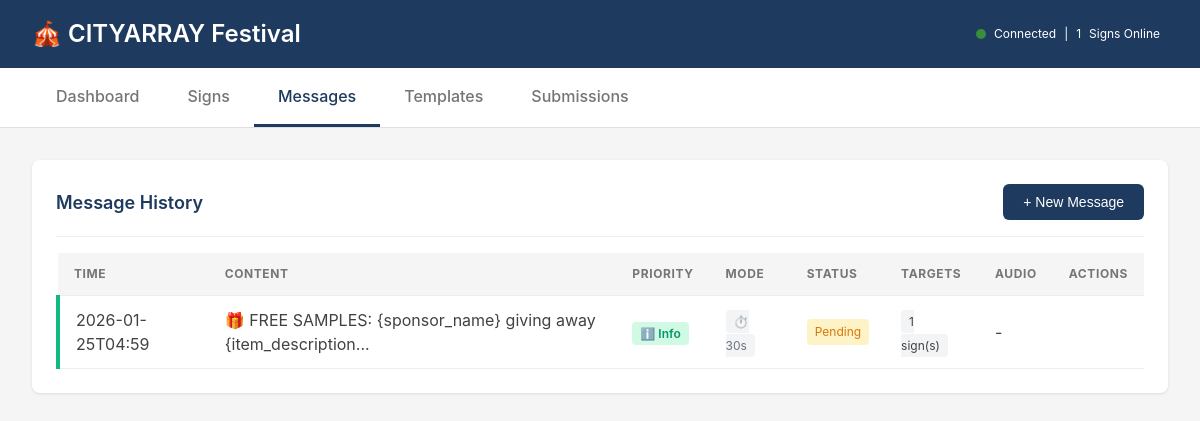
The app's page /messages, older data.
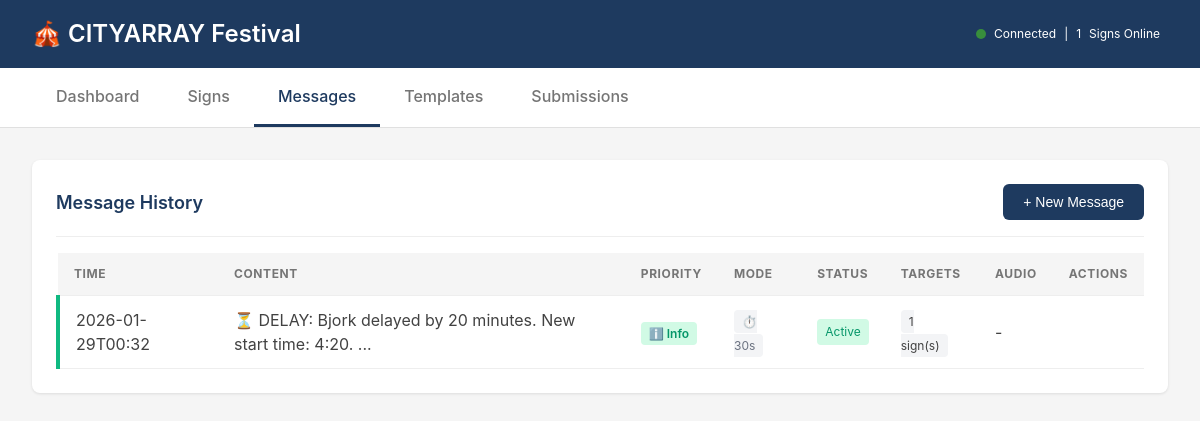
The same page, newer data.
### models.py (models this page shows, shortened)
class Message(Base):
    __tablename__ = "messages"
    id = Column(String(36), primary_key=True, default=generate_uuid)
    event_id = Column(String(36), ForeignKey("events.id"))
    template_id = Column(String(36), ForeignKey("templates.id"))
    content = Column(Text)
    rendered_content = Column(Text)  # After variable substitution
    target_signs = Column(JSON, default=["all"])  # List of sign IDs or ["all"]
    target_zones = Column(JSON, default=list)  # List of zone IDs
    priority = Column(Integer, default=10)
    override_mode = Column(String(20))  # insert, replace, emergency
    persistence_mode = Column(String(20), default="timed")  # timed, until_cleared, emergency_lock
    audio_enabled = Column(Boolean, default=False)
    audio_languages = Column(JSON, default=["en"])
    status = Column(String(20), default="pending")  # pending, active, displayed, cancelled, expired
    scheduled_at = Column(DateTime)
    expires_at = Column(DateTime)
    duration_seconds = Column(Integer, default=30)
    created_at = Column(DateTime, default=datetime.utcnow)
    created_by = Column(String(100))  # User ID or "system"
    displayed_at = Column(DateTime)

### app.py (the view)
@app.get("/messages")
async def messages_page(request: Request, db=Depends(get_db)):
    messages = db.query(Message).order_by(Message.created_at.desc()).all()
    signs = db.query(Sign).all()
    zones = db.query(Zone).all()
    tpls = db.query(Template).all()
    stats = get_system_stats(db)
    return templates.TemplateResponse("messages.html", {
        "request": request,
        "active_page": "messages",
        "messages": [m.to_dict() for m in messages],
        "signs": [s.to_dict() for s in signs],
        "zones": [z.to_dict() for z in zones],
        "templates": [t.to_dict() for t in tpls],
        "stats": stats
    })

### templates/messages.html (shortened to what this page needs)
{% extends "base.html" %}
{% block content %}
<div class="card">
    <div class="card-header">
        <h2 class="card-title">Message History</h2>
        <button class="btn btn-primary" onclick="openMessageModal()">+ New Message</button>
    </div>
    {% if messages %}
    <table class="table">
        <thead>
            <tr>
                <th>Time</th>
                <th>Content</th>
                <th>Priority</th>
                <th>Mode</th>
                <th>Status</th>
                <th>Targets</th>
                <th>Audio</th>
                <th>Actions</th>
            </tr>
        </thead>
        <tbody>
            {% for msg in messages %}
            <tr class="message-row priority-{{ 'critical' if msg.priority >= 90 else 'warning' if msg.priority >= 70 else 'info' }}">
                <td>{{ msg.created_at[:16] if msg.created_at else '-' }}</td>
                <td>
                    <div class="message-content-preview">
                        {{ msg.content[:60] }}{% if msg.content and msg.content|length > 60 %}...{% endif %}
                    </div>
                </td>
                <td>
                    {% if msg.priority >= 90 %}
                    <span class="priority-badge critical">🚨 Critical</span>
                    {% elif msg.priority >= 70 %}
                    <span class="priority-badge warning">⚠️ Warning</span>
                    {% else %}
                    <span class="priority-badge info">ℹ️ Info</span>
                    {% endif %}
                </td>
                <td>
                    {% if msg.persistence_mode == 'emergency_lock' %}
                    <span class="mode-badge emergency">🔒 Locked</span>
                    {% elif msg.persistence_mode == 'until_cleared' %}
                    <span class="mode-badge until-cleared">⏸️ Until Clear</span>
                    {% else %}
                    <span class="mode-badge timed">⏱️ {{ msg.duration_seconds }}s</span>
                    {% endif %}
                </td>
                <td>
                    <span class="status-badge {{ msg.status }}">{{ msg.status }}</span>
                </td>
                <td>
                    {% if msg.target_signs %}
                        {% if 'all' in msg.target_signs %}
                        <span class="target-badge all">📡 All Signs</span>
                        {% else %}
                        <span class="target-badge">{{ msg.target_signs|length }} sign(s)</span>
                        {% endif %}
                    {% elif msg.target_zones %}
                        <span class="target-badge zone">📍 {{ msg.target_zones|length }} zone(s)</span>
                    {% else %}
                    -
                    {% endif %}
                </td>
                <td>
                    {% if msg.audio_enabled %}
                    🔊 {{ msg.audio_languages|join(', ') if msg.audio_languages else 'EN' }}
                    {% else %}
                    -
                    {% endif %}
                </td>
                <td>
                </td>
            </tr>
            {% endfor %}
        </tbody>
    </table>
    {% else %}
    <div style="text-align: center; padding: 3rem; color: var(--gray-600);">
        <p style="font-size: 2rem; margin-bottom: 1rem;">📭</p>
        <p>No messages sent yet.</p>
    </div>
    {% endif %}
</div>
{% endblock %}

Row changes from the older to the newer data that the page shows:
removed Message: created_at "2026-01-25T04:59", content "🎁 FREE SAMPLES: {sponsor_name} giving away {item_description", duration_seconds "30", status "Pending", target_signs|length "1"
added Message: created_at "2026-01-29T00:32", content "⏳ DELAY: Bjork delayed by 20 minutes. New start time: 4:20.", duration_seconds "30", status "Active", target_signs|length "1"
